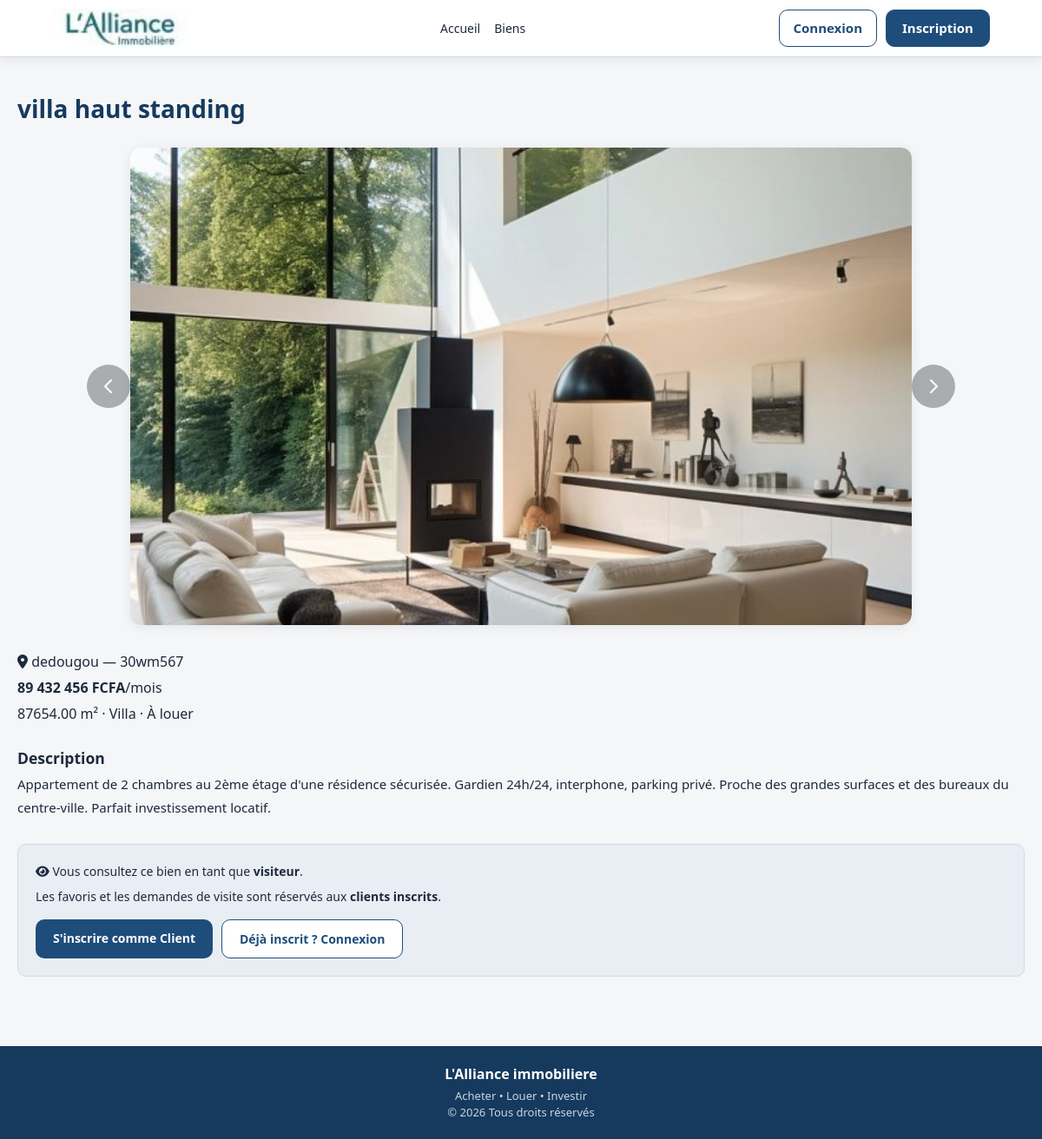
Screenshot of /views/property/detail.php?id=41 with the database file from the repository.
### tables this page shows
CREATE TABLE IF NOT EXISTS `properties` (
  `id` int(11) NOT NULL AUTO_INCREMENT,
  `owner_id` int(11) NOT NULL,
  `titre` varchar(255) NOT NULL,
  `type` enum('terrain','villa','appartement','commerce','immeuble') NOT NULL,
  `usage_type` enum('residence','bureau','commerce','agriculture') NOT NULL,
  `option_type` enum('location','vente') NOT NULL,
  `superficie` decimal(10,2) NOT NULL,
  `prix` decimal(15,2) NOT NULL,
  `ville` varchar(150) NOT NULL,
  `adresse` text NOT NULL,
  `latitude` decimal(10,8) DEFAULT NULL,
  `longitude` decimal(11,8) DEFAULT NULL,
  `description` text NOT NULL,
  `source` enum('owner','agency') DEFAULT 'owner',
  `status` enum('pending','published','refused','retired') DEFAULT 'pending',
  `bedrooms` int(11) DEFAULT '0',
  `bathrooms` int(11) DEFAULT '0',
  `garage` int(11) DEFAULT '0',
  `created_at` timestamp NULL DEFAULT CURRENT_TIMESTAMP,
  PRIMARY KEY (`id`),
  KEY `owner_id` (`owner_id`)
);

CREATE TABLE IF NOT EXISTS `property_images` (
  `id` int(11) NOT NULL AUTO_INCREMENT,
  `property_id` int(11) NOT NULL,
  `image_path` varchar(255) NOT NULL,
  PRIMARY KEY (`id`),
  KEY `property_id` (`property_id`)
);

### models/Property.php (called while the page is built, shortened)
<?php
class Property
{
    private $pdo;
    public function __construct($pdo)
    {
        $this->pdo = $pdo;
    }
    public function getById($id)
    {
        $sql = "SELECT p.*, GROUP_CONCAT(pi.image_path) as image_paths
                FROM properties p
                LEFT JOIN property_images pi ON p.id = pi.property_id
                WHERE p.id = ?
                GROUP BY p.id";
        $stmt = $this->pdo->prepare($sql);
        $stmt->execute([$id]);
        $item = $stmt->fetch(PDO::FETCH_ASSOC);
        if ($item) {
            $item['images'] = !empty($item['image_paths']) ? explode(',', $item['image_paths']) : [];
        }
        return $item;
    }
    public function getImages($propertyId)
    {
        $stmt = $this->pdo->prepare(
            "SELECT * FROM property_images WHERE property_id = ?"
        );
        $stmt->execute([$propertyId]);
        return $stmt->fetchAll(PDO::FETCH_ASSOC);
    }
}

### config/config.php (called while the page is built, shortened)
<?php
function url(string $path = ''): string
{
    return BASE_URL . ltrim($path, '/');
}

### config/auth.php (called while the page is built, shortened)
<?php
function isLoggedIn()
{
    return isset($_SESSION['user_id']);
}

### views/property/detail.php (the view, shortened to what this page needs)
<?php
require_once ROOT_PATH . 'includes/bootstrap.php';
require_once ROOT_PATH . 'models/Property.php';
$propertyModel = new Property($pdo);
$property = $propertyModel->getById((int) (isset($_GET['id']) ? $_GET['id'] : 0));
$images = $propertyModel->getImages($property['id']);
$isFavorite = false;
include ROOT_PATH . 'includes/header.php';
include ROOT_PATH . 'includes/navbar.php';
?>
<div class="details-container page-content">
    <h1><?= htmlspecialchars($property['titre']) ?></h1>
    <div class="flex items-center justify-center slider-layout">
        <button id="prev" class="md:p-2 p-1 bg-black/30 md:mr-6 mr-2 rounded-full hover:bg-black/50 slider-nav-btn">
            <svg xmlns="http://www.w3.org/2000/svg" class="h-6 w-6 text-white" fill="none" viewBox="0 0 24 24" stroke="currentColor" stroke-width="2">
                <path stroke-linecap="round" stroke-linejoin="round" d="M15 19l-7-7 7-7" />
            </svg>
        </button>
        <div class="w-full max-w-3xl overflow-hidden relative slider-viewport">
            <div class="flex transition-transform duration-500 ease-in-out slider-track" id="slider">
                <?php if (!empty($images)): ?>
                    <?php foreach ($images as $img): ?>
                        <img src="<?= url('uploads/properties/' . $img['image_path']) ?>" class="w-full flex-shrink-0" alt="Photo">
                    <?php endforeach; ?>
                <?php else: ?>
                    <img src="<?= url('assets/img/default-property.jpg') ?>" class="w-full flex-shrink-0" alt="Pas d'image">
                <?php endif; ?>
            </div>
        </div>
        <button id="next" class="p-1 md:p-2 bg-black/30 md:ml-6 ml-2 rounded-full hover:bg-black/50 slider-nav-btn">
            <svg xmlns="http://www.w3.org/2000/svg" class="h-6 w-6 text-white" fill="none" viewBox="0 0 24 24" stroke="currentColor" stroke-width="2">
                <path stroke-linecap="round" stroke-linejoin="round" d="M9 5l7 7-7 7" />
            </svg>
        </button>
    </div>
    <div class="property-meta">
        <p><i class="fa-solid fa-location-dot"></i> <?= htmlspecialchars($property['ville']) ?> — <?= htmlspecialchars($property['adresse']) ?></p>
        <p><strong><?= number_format($property['prix'], 0, ',', ' ') ?> FCFA</strong><?= $property['option_type'] === 'location' ? '/mois' : '' ?></p>
        <p><?= htmlspecialchars($property['superficie']) ?> m² · <?= ucfirst($property['type']) ?> · <?= $property['option_type'] === 'vente' ? 'À vendre' : 'À louer' ?></p>
    </div>
    <div class="description">
        <h3>Description</h3>
        <?= nl2br(htmlspecialchars($property['description'])) ?>
    </div>
    <div class="action-zone">
        <?php if (isLoggedIn() && currentUserRole() === 'client'): ?>
            <div class="action-buttons">
                <?php if ($isFavorite): ?>
                    <a class="favorite-btn" href="<?= url('controllers/ClientController.php?action=removeFavorite&property=' . $property['id']) ?>"><i class="fa-solid fa-heart"></i> Retirer des favoris</a>
                <?php else: ?>
                    <a class="favorite-btn" href="<?= url('controllers/ClientController.php?action=favorite&property=' . $property['id']) ?>"><i class="fa-regular fa-heart"></i> Ajouter aux favoris</a>
                <?php endif; ?>
                <a class="visit-btn" href="<?= url('controllers/ClientController.php?action=visit&property=' . $property['id']) ?>"><i class="fa-solid fa-calendar"></i> Demander une visite</a>
            </div>
        <?php elseif (!isLoggedIn()): ?>
            <div class="visitor-notice">
                <p><i class="fa-solid fa-eye"></i> Vous consultez ce bien en tant que <strong>visiteur</strong>.</p>
                <p>Les favoris et les demandes de visite sont réservés aux <strong>clients inscrits</strong>.</p>
                <div class="visitor-actions">
                    <a href="<?= url('inscription.php?role=client') ?>" class="btn-primary visitor-btn">S'inscrire comme Client</a>
                    <a href="<?= url('connexion.php') ?>" class="btn-login visitor-btn">Déjà inscrit ? Connexion</a>
                </div>
            </div>
        <?php endif; ?>
    </div>
</div>
<?php include ROOT_PATH . 'includes/footer.php'; ?>

### assets/css/style.css (style rules this page uses)
:root { --primary: #1e4d7b; --primary-dark: #153a5e; --primary-light: #e8eef4; --accent: #8b7355; --accent-light: #f0ebe3; --bg: #f4f6f8; --surface: #ffffff; --text: #1e293b; --text-muted: #5a6578; --border: #d1d9e0; --success: #2d6a4f; --success-bg: #e6f2ec; --danger: #8b2e3a; --danger-bg: #f5e8ea; --warning: #6b5a1e; --warning-bg: #f3f0e4; --shadow: 0 2px 12px rgba(30, 41, 59, 0.08); --radius: 10px; }
* { margin: 0; padding: 0; box-sizing: border-box; font-family: 'Segoe UI', Tahoma, Geneva, Verdana, sans-serif; }
body { background: var(--bg); color: var(--text); padding-top: 64px; line-height: 1.5; font-size: 15px; }
a { text-decoration: none; color: inherit; }
.btn-login { color: var(--primary); font-weight: 600; padding: 9px 16px; border: 1px solid var(--primary); border-radius: var(--radius); background: var(--surface); }
.btn-primary { width: 100%; padding: 14px; border: none; background: var(--primary); color: #fff; border-radius: var(--radius); cursor: pointer; font-weight: 600; font-size: 15px; }
.page-content { max-width: 1200px; margin: 0 auto; padding: 40px 20px; }
.page-header h1, .page-content > h1, .dashboard h1 { color: var(--primary-dark); font-size: 28px; }
.visitor-notice { margin-top: 28px; padding: 20px; background: var(--primary-light); border: 1px solid var(--border); border-radius: var(--radius); }
.visitor-notice p { margin-bottom: 8px; font-size: 14px; }
.visitor-actions { display: flex; flex-wrap: wrap; gap: 10px; margin-top: 16px; }
.visitor-btn { width: auto !important; display: inline-block; padding: 11px 20px !important; font-size: 14px; }
.action-zone { margin-top: 24px; }
.details-container h1 { color: var(--primary-dark); margin-bottom: 24px; }
.slider-layout { margin-bottom: 30px; }
.flex { display: flex; }
.items-center { align-items: center; }
.justify-center { justify-content: center; }
.w-full { width: 100%; }
.max-w-3xl { max-width: 768px; }
.overflow-hidden { overflow: hidden; }
.relative { position: relative; }
.transition-transform { transition: transform; }
.duration-500 { transition-duration: 500ms; }
.ease-in-out { transition-timing-function: ease-in-out; }
.flex-shrink-0 { flex-shrink: 0; }
.slider-viewport { border-radius: var(--radius); box-shadow: var(--shadow); }
.slider-track { display: flex; width: 100%; transition: transform 0.5s ease-in-out; }
.slider-track img { width: 100%; min-width: 100%; height: 550px; object-fit: cover; border-radius: 12px; }
.slider-viewport { width: 100%; max-width: 900px; overflow: hidden; border-radius: 12px; }
.slider-nav-btn { width: 50px; height: 50px; background: rgba(0,0,0,.4); color: white; border: none; border-radius: 50%; cursor: pointer; }
.slider-nav-btn { background: rgba(0, 0, 0, 0.3); border: none; border-radius: 9999px; cursor: pointer; display: flex; align-items: center; justify-content: center; transition: background 0.2s; padding: 4px; flex-shrink: 0; }
.slider-nav-btn svg { width: 24px; height: 24px; color: #fff; }
@media (min-width: 768px) { .slider-nav-btn { padding: 8px; } }
.property-meta p { margin-bottom: 6px; font-size: 16px; color: var(--text); }
.description { margin: 24px 0; line-height: 1.8; color: var(--text); }

### rows the page displays
properties: titre "villa haut standing", ville "dedougou", adresse "30wm567", prix "89 432 456", superficie "87654.00", type "Villa", description "Appartement de 2 chambres au 2ème étage d'une résidence sécurisée. Gardien 24h/24, interphone, parking privé. Proche des grandes surfaces et des bureaux du centre-ville. Parfait investissement locatif."
property_images: image_path (picture)
